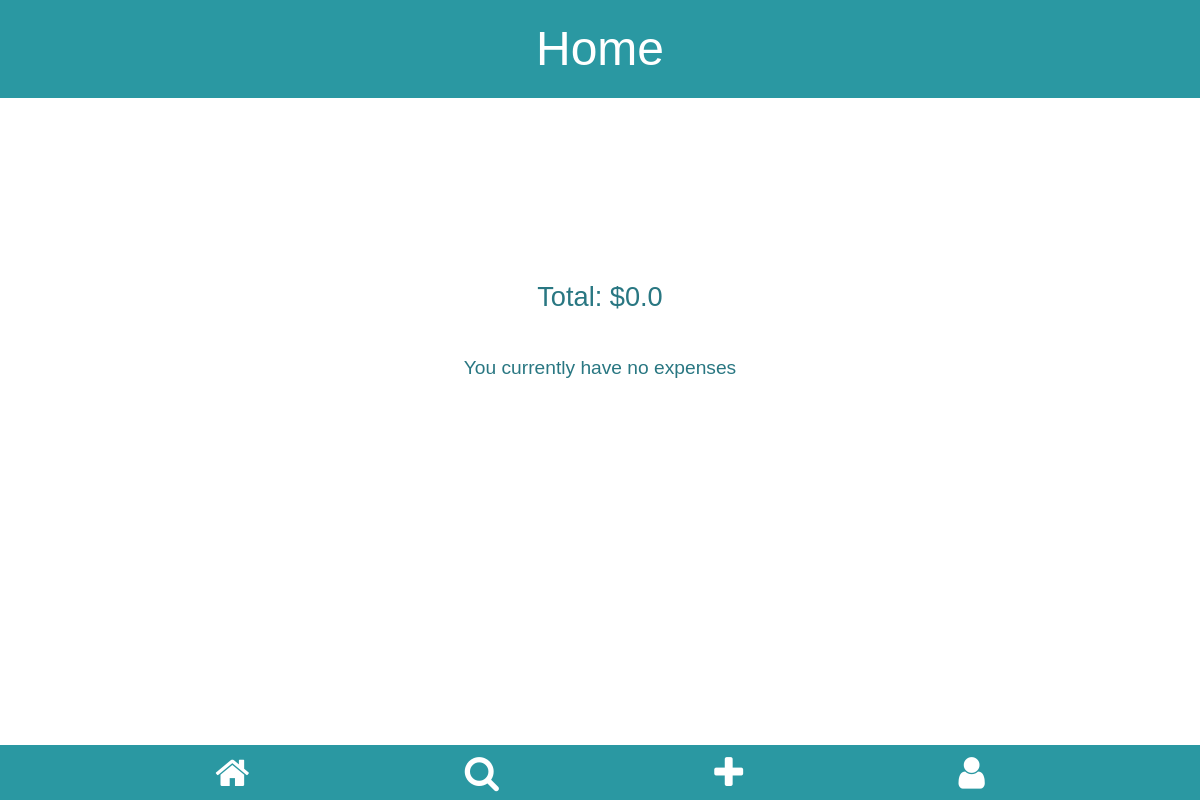
The page /home/today (signed in) on the database as committed earlier.
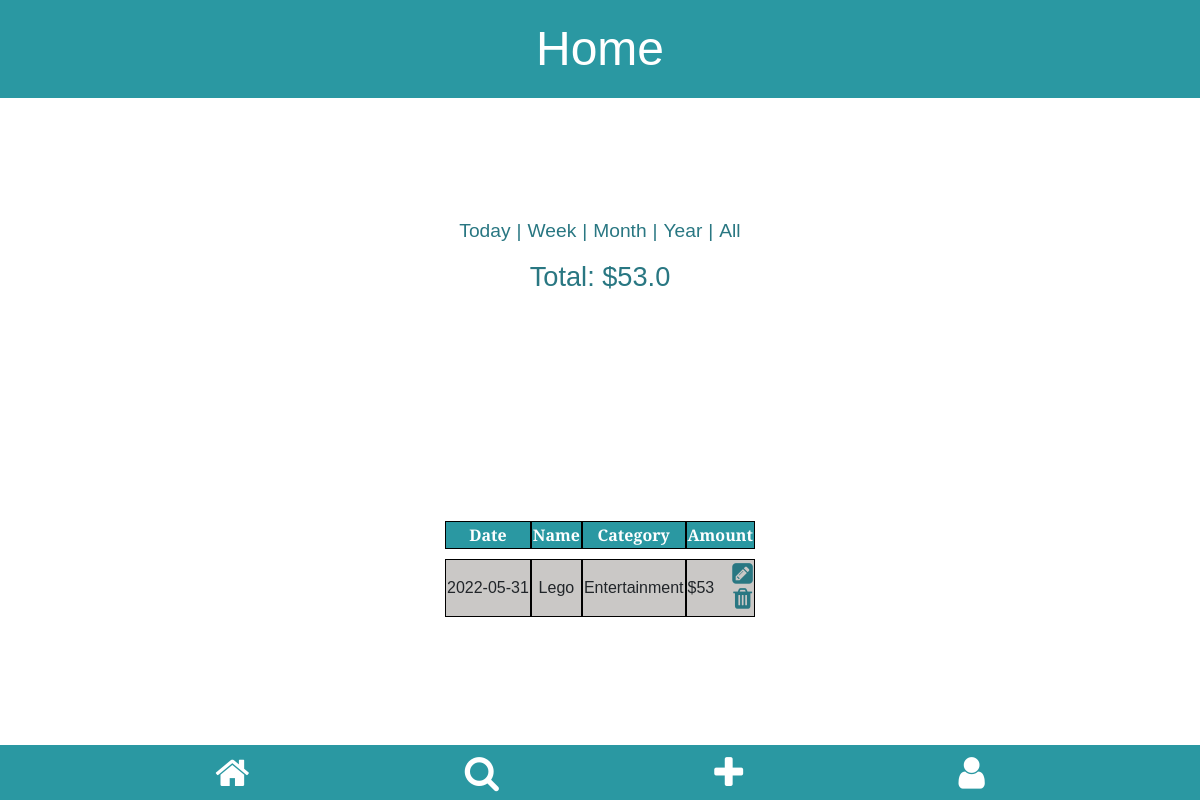
The same page on the database as committed later.
### tables this page shows
CREATE TABLE expenses (
                                    id integer PRIMARY KEY,
                                    user_id integer NOT NULL,
                                    name text NOT NULL,
                                    date numeric NOT NULL,
                                    category text NOT NULL,
                                    amount numberic NOT NULL,
                                    FOREIGN KEY (user_id) REFERENCES users (id)
                                );

### app.py (the view, shortened to what this page needs)
@app.route("/home/today", methods=["GET", "POST"])
def homepage_today():
    conn = create_connection("database.db")
    tuple_expenses = get_expense_today(conn, session["uid"])
    total_category_exp = []
    for category in CATEGORIES:
        total_category_exp.append(
            get_total_expenses_by_category(conn, session["uid"], category)
        )
    total_expense = tuple_expenses[0]
    conn.close()
    user_expenses = sorted([data_to_dict(each_expense) for each_expense in tuple_expenses[1]],
                           key=lambda d: d["date"], reverse=True)
    pie_data = {
        "Category": "Amount",
        "Food": total_category_exp[0],
        "Apparel": total_category_exp[1],
        "Entertainment": total_category_exp[2],
        "Lifestyle": total_category_exp[3],
        "Miscellaneous": total_category_exp[4],
        "Groceries": total_category_exp[5],
        "Services": total_category_exp[6],
        "Technology": total_category_exp[7],
        "School": total_category_exp[8],
    }
    return (
        render_template(
            "home_today.html",
            user_expenses=user_expenses,
            total_expense=str(total_expense),
            data=pie_data,
        ),
        200,
    )

### app.py (called while the page is built)
def data_to_dict(data_tup: tuple) -> dict:
    return {
        "name": data_tup[2],
        "date": data_tup[3],
        "category": data_tup[4],
        "amount": data_tup[5],
        "eid": data_tup[0],
    }

### modules/expense_module.py (called while the page is built)
def get_total_expenses_by_category(conn, uid: int, category: str) -> int:
    cur = conn.cursor()
    cur.execute(
        "SELECT amount FROM expenses WHERE user_id=? AND category=?",
        (
            uid,
            category,
        ),
    )
    total = 0
    for row in cur.fetchall():
        total += row[0]
    return total

def get_expense_today(conn, uid: int) -> tuple:
    cur = conn.cursor()
    cur.execute(
        "SELECT * FROM expenses WHERE user_id=? AND date BETWEEN DATE('now', '-1 day') AND DATE('now')", (uid,))
    today_exp = cur.fetchall()
    total = 0
    if today_exp:
        for e in today_exp:
            total += e[5]
    return float("{:.2f}".format(total)), today_exp

### sql_db.py (called while the page is built)
def create_connection(db_file):
    conn = None
    try:
        conn = sqlite3.connect(db_file)
        return conn
    except Error as e:
        print(e)
    return conn

### templates/home_today.html
{% extends 'home.html' %}

### templates/home.html (shortened to what this page needs)
{% extends 'app.html' %}
{% block css_linking %}
<link href="/static/home.css" rel="stylesheet"> {% endblock %}
{% block heading1 %} Home {% endblock %}
{% block main_content %}
<section class="filter-tabs">
    {% if user_expenses|length > 0 %}
    <form action="/home/today" method="post">
        <button type="submit" class="filter-btn">Today</button>|
    </form>
    <form action="/home/week" method="post">
        <button type="submit" class="filter-btn">Week</button>|
    </form>
    <form action="/home/month" method="post">
        <button type="submit" class="filter-btn">Month</button>|
    </form>
    <form action="/home/year" method="post">
        <button type="submit" class="filter-btn">Year</button>|
    </form>
    <form action="/home" method="post">
        <button type="submit" class="filter-btn">All</button>
    </form>
    {% endif %}
</section>
<section class="total-expense">
    <p>Total: ${{ total_expense }}</p>
</section>
<section class="no-expenses">
    {% if user_expenses|length < 1 %} <p>You currently have no expenses</p>
        {% endif %}
</section>
<section class="pie-chart-display">
    <div style=" width: 100%; overflow: hidden;">
        <div id="piechart_3d" style="width: 300px; height: 167px; overflow: hidden;"></div>
    </div>
</section>
<section class="expense-cards">
    <table class="sortable">
        {% if user_expenses|length > 0 %}
        <thead>
            <tr>
                <th>Date</th>
                <th>Name</th>
                <th>Category</th>
                <th>Amount</th>
            </tr>
        </thead>
        {% endif %}
        <tbody>
            {% for user_expense in user_expenses %}
            <tr>
                <td>
                    {{ user_expense.date }}
                </td>
                <td>
                    {{ user_expense.name }}
                </td>
                <td>
                    {{ user_expense.category }}
                </td>
                <td class="expense-amount">
                    ${{ user_expense.amount }}
                    <div class="home-icons">
                        <span id="{{ user_expense.eid }}">
                            <a href="{{ url_for('get_expense', eid=user_expense.eid) }}">
                                <i class="fa fa-pencil-square" aria-hidden="true"></i>
                            </a>
                        </span>
                        <form action="/home" method="POST">
                            <button type="submit" class="btn"><i class="fa fa-trash" aria-hidden="true"></i></button>
                        </form>
                    </div>
                </td>
            </tr>
            {% endfor %}
        </tbody>
    </table>
</section>
{% endblock %}

### templates/app.html (shortened to what this page needs)
<!DOCTYPE html>
<html lang="en">
<head>
    <link href="https://maxcdn.bootstrapcdn.com/font-awesome/4.7.0/css/font-awesome.min.css" rel="stylesheet">
    <link href="https://cdn.jsdelivr.net/npm/bootstrap@5.1.3/dist/css/bootstrap.min.css" rel="stylesheet"
>
    <link href="/static/app.css" rel="stylesheet">
    {% block css_linking %} {% endblock %}
</head>
<body>
    <header>
        <h1>{% block heading1 %} {% endblock %}</h1>
    </header>
    <main>
        {% block main_content %} {% endblock %}
    </main>
    <footer>
        <nav>
            <span class="icons" id="go-home"><a href="{{ url_for('homepage') }}"><i class="fa fa-home"
                        aria-hidden="true"></i></a></span>
            <span class="icons" id="go-search"><a href="{{ url_for('search') }}"><i class="fa fa-search"
                        aria-hidden="true"></i></a></span>
            <span class="icons" id="go-add"><a href="{{ url_for('add_page') }}"><i class="fa fa-plus"
                        aria-hidden="true"></i></a></span>
            <span class="icons" id="go-user"><a href="{{ url_for('profile') }}"><i class="fa fa-user"
                        aria-hidden="true"></i></a></span>
        </nav>
    </footer>
</body>
</html>

### static/app.css (style rules this page uses)
:root { --header-footer: #2A98A2; --header-txt: #FFFFFF; --main-font: 'Merriweather Sans', sans-serif; }
html { height: 100vh; padding: 0; margin: 0; }
body { display: flex; flex-direction: column; background-color: var(--header-txt); min-height: 100%; }
header { background-color: var(--header-footer); text-align: center; padding: 20px; position: sticky; top: 0; z-index: 99999; }
h1 { font-family: var(--main-font); font-size: 3rem; color: var(--header-txt); margin: 0; padding: 0; }
main { display: flex; flex-direction: column; align-items: center; justify-content: center; min-height: calc(100vh - 97.6px - 55px); }
footer { position: sticky; bottom: 0; height: 55px; width: 100%; background-color: var(--header-footer); }
nav { display: flex; justify-content: space-evenly; }
a, a:visited, a:hover { color: var(--header-txt); }
.icons { color: var(--header-txt); font-size: 2.3rem; cursor: pointer; }
@media screen and (min-width: 600px) { html { width: 100%; margin: auto; overflow-x: hidden; } }

### static/home.css (style rules this page uses)
:root { --header-footer: #2A98A2; --content-txt: #297782; --header-txt: #FFFFFF; --main-font: 'Merriweather Sans', sans-serif; }
.filter-tabs { display: flex; flex-direction: row; color: var(--content-txt); font-size: 1.2rem; font-family: var(--main-font); }
.filter-btn { border: none; background-color: var(--header-txt); color: var(--content-txt); }
.total-expense { font-size: 1.7rem; }
.total-expense, .no-expenses { margin-bottom: 10px; margin-top: 10px; font-family: var(--main-font); color: var(--content-txt); }
table { font-family: var(--main-font); align-self: center; border-collapse: separate; border-spacing: 0 10px; text-align: center; }
th { color: var(--header-txt); background-color: var(--header-footer); }
th, td { border: solid black 1px; }
.pie-chart-display { width: max-content; height: max-content; align-self: center; }
td { background-color: #cac8c6; }
.expense-amount { display: flex; justify-content: space-between; align-items: center; }
.home-icons { display: flex; flex-direction: column; line-height: 0; }
span, .btn { width: max-content; padding: 0; }
.fa-pencil-square, .fa-trash { font-size: 1.5rem; color: var(--content-txt); cursor: pointer; }

Rows that differ between the two databases and show on the page:
now on this page (row edited): expenses: date "2022-05-31", name "Lego", category "Entertainment", amount "53"
Other text that changed with them:
{{ total_expense }}: "0.0" → "53.0"
text no longer shown: "You currently have no expenses"
text now shown: "Today | Week | Month | Year | All Date Name Category Amount"
